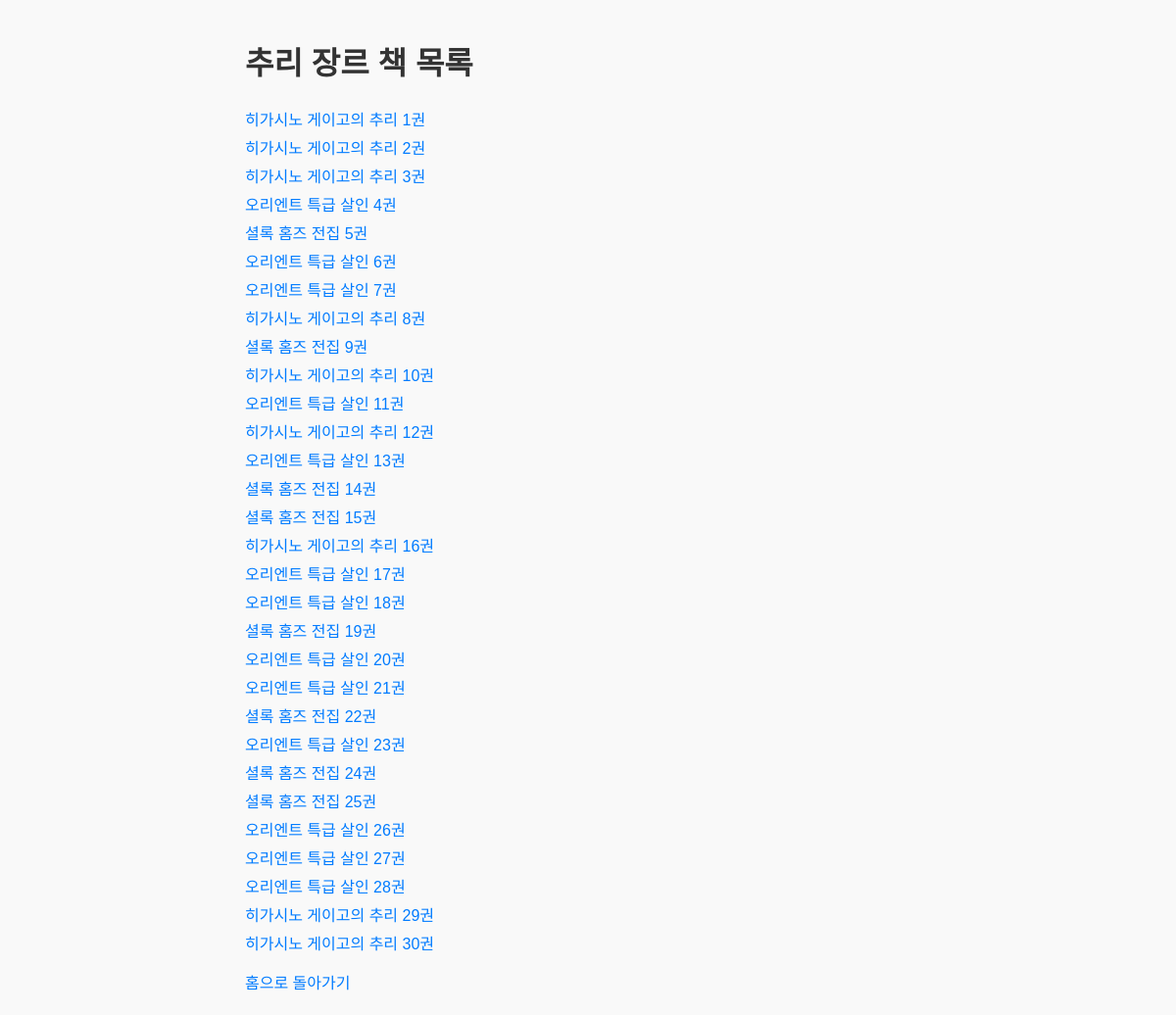
Screenshot of /genre?genre=추리 with the database file from the repository.
### tables this page shows
CREATE TABLE books (
    id INTEGER PRIMARY KEY AUTOINCREMENT,
    genre TEXT,
    title TEXT,
    author TEXT,
    content TEXT
);

### app.py (the view)
@app.route('/genre')
def genre():
    genre = request.args.get('genre')
    db = get_db()
    books = db.execute('SELECT * FROM books WHERE genre = ?', (genre,)).fetchall()
    return render_template('genre.html', genre=genre, books=books)

### app.py (called while the page is built)
def get_db():
    db = getattr(g, '_database', None)
    if db is None:
        db = g._database = sqlite3.connect(DATABASE)
        db.row_factory = sqlite3.Row
    return db

@app.teardown_appcontext
def close_connection(exception):
    db = getattr(g, '_database', None)
    if db is not None:
        db.close()

### templates/genre.html (shortened to what this page needs)
<!DOCTYPE html>
<html lang="ko">
<head>
    <link rel="stylesheet" href="{{ url_for('static', filename='style.css') }}">
</head>
<body>
    <h1>{{ genre }} 장르 책 목록</h1>
    <ul>
        {% for book in books %}
        <li><a href="/book/{{ book['id'] }}">{{ book['title'] }}</a></li>
        {% endfor %}
    </ul>
    <a href="/">홈으로 돌아가기</a>
</body>
</html>

### static/style.css (style rules this page uses)
body { font-family: Arial, sans-serif; max-width: 700px; margin: auto; padding: 20px; line-height: 1.5; background-color: #f9f9f9; }
h1, h3 { color: #333; }
ul { list-style-type: none; padding: 0; }
li { margin: 5px 0; }
a { text-decoration: none; color: #007BFF; }

### rows the page displays
books: title "히가시노 게이고의 추리 1권"
books: title "히가시노 게이고의 추리 2권"
books: title "히가시노 게이고의 추리 3권"
books: title "오리엔트 특급 살인 4권"
books: title "셜록 홈즈 전집 5권"
books: title "오리엔트 특급 살인 6권"
books: title "오리엔트 특급 살인 7권"
books: title "히가시노 게이고의 추리 8권"
books: title "셜록 홈즈 전집 9권"
books: title "히가시노 게이고의 추리 10권"
books: title "오리엔트 특급 살인 11권"
books: title "히가시노 게이고의 추리 12권"
books: title "오리엔트 특급 살인 13권"
books: title "셜록 홈즈 전집 14권"
books: title "셜록 홈즈 전집 15권"
books: title "히가시노 게이고의 추리 16권"
books: title "오리엔트 특급 살인 17권"
books: title "오리엔트 특급 살인 18권"
books: title "셜록 홈즈 전집 19권"
books: title "오리엔트 특급 살인 20권"
books: title "오리엔트 특급 살인 21권"
books: title "셜록 홈즈 전집 22권"
books: title "오리엔트 특급 살인 23권"
books: title "셜록 홈즈 전집 24권"
books: title "셜록 홈즈 전집 25권"
books: title "오리엔트 특급 살인 26권"
books: title "오리엔트 특급 살인 27권"
books: title "오리엔트 특급 살인 28권"
books: title "히가시노 게이고의 추리 29권"
books: title "히가시노 게이고의 추리 30권"

### other values shown
{{ genre }} "추리"
